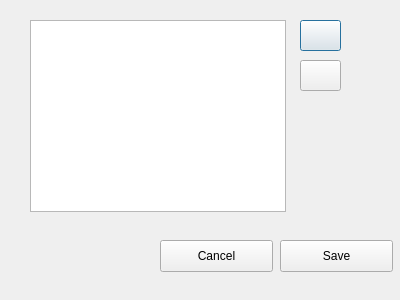
<?xml version="1.0" encoding="UTF-8"?>
<ui version="4.0">
 <class>Dialog</class>
 <widget class="QDialog" name="Dialog">
  <property name="geometry">
   <rect>
    <x>0</x>
    <y>0</y>
    <width>400</width>
    <height>300</height>
   </rect>
  </property>
  <property name="windowTitle">
   <string/>
  </property>
  <widget class="QPushButton" name="add">
   <property name="geometry">
    <rect>
     <x>300</x>
     <y>20</y>
     <width>41</width>
     <height>31</height>
    </rect>
   </property>
   <property name="text">
    <string/>
   </property>
   <property name="icon">
    <iconset>
     <normaloff>../Icon/Add.png</normaloff>../Icon/Add.png</iconset>
   </property>
  </widget>
  <widget class="QPushButton" name="remove">
   <property name="geometry">
    <rect>
     <x>300</x>
     <y>60</y>
     <width>41</width>
     <height>31</height>
    </rect>
   </property>
   <property name="text">
    <string/>
   </property>
   <property name="icon">
    <iconset>
     <normaloff>../Icon/Remove.png</normaloff>../Icon/Remove.png</iconset>
   </property>
  </widget>
  <widget class="QPushButton" name="save">
   <property name="geometry">
    <rect>
     <x>280</x>
     <y>240</y>
     <width>113</width>
     <height>32</height>
    </rect>
   </property>
   <property name="text">
    <string>Save</string>
   </property>
  </widget>
  <widget class="QPushButton" name="cancelsave">
   <property name="geometry">
    <rect>
     <x>160</x>
     <y>240</y>
     <width>113</width>
     <height>32</height>
    </rect>
   </property>
   <property name="text">
    <string>Cancel</string>
   </property>
  </widget>
  <widget class="QListWidget" name="listWidget">
   <property name="geometry">
    <rect>
     <x>30</x>
     <y>20</y>
     <width>256</width>
     <height>192</height>
    </rect>
   </property>
  </widget>
 </widget>
 <resources/>
 <connections/>
</ui>
